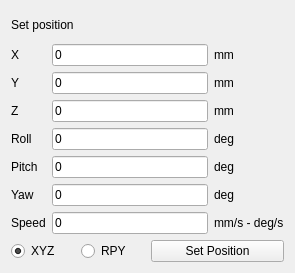
   <widget class="QWidget" name="layoutWidget">
    <property name="geometry">
     <rect>
      <x>551</x>
      <y>-7</y>
      <width>295</width>
      <height>273</height>
     </rect>
    </property>
    <layout class="QVBoxLayout" name="verticalLayout_11">
     <item>
      <widget class="QLabel" name="label_11">
       <property name="text">
        <string>Set position</string>
       </property>
      </widget>
     </item>
     <item>
      <layout class="QHBoxLayout" name="horizontalLayout_3">
       <item>
        <layout class="QVBoxLayout" name="verticalLayout_8">
         <item>
          <widget class="QLabel" name="label_12">
           <property name="text">
            <string>X</string>
           </property>
          </widget>
         </item>
         <item>
          <widget class="QLabel" name="label_13">
           <property name="text">
            <string>Y</string>
           </property>
          </widget>
         </item>
         <item>
          <widget class="QLabel" name="label_14">
           <property name="text">
            <string>Z</string>
           </property>
          </widget>
         </item>
         <item>
          <widget class="QLabel" name="label_15">
           <property name="text">
            <string>Roll</string>
           </property>
          </widget>
         </item>
         <item>
          <widget class="QLabel" name="label_16">
           <property name="text">
            <string>Pitch</string>
           </property>
          </widget>
         </item>
         <item>
          <widget class="QLabel" name="label_17">
           <property name="text">
            <string>Yaw</string>
           </property>
          </widget>
         </item>
         <item>
          <widget class="QLabel" name="label_18">
           <property name="text">
            <string>Speed</string>
           </property>
          </widget>
         </item>
        </layout>
       </item>
       <item>
        <layout class="QVBoxLayout" name="verticalLayout_7">
         <item>
          <widget class="QLineEdit" name="txt_setX">
           <property name="text">
            <string>0</string>
           </property>
          </widget>
         </item>
         <item>
          <widget class="QLineEdit" name="txt_setY">
           <property name="text">
            <string>0</string>
           </property>
          </widget>
         </item>
         <item>
          <widget class="QLineEdit" name="txt_setZ">
           <property name="text">
            <string>0</string>
           </property>
          </widget>
         </item>
         <item>
          <widget class="QLineEdit" name="txt_setRoll">
           <property name="text">
            <string>0</string>
           </property>
          </widget>
         </item>
         <item>
          <widget class="QLineEdit" name="txt_setPitch">
           <property name="text">
            <string>0</string>
           </property>
          </widget>
         </item>
         <item>
          <widget class="QLineEdit" name="txt_setYaw">
           <property name="text">
            <string>0</string>
           </property>
          </widget>
         </item>
         <item>
          <widget class="QLineEdit" name="txt_setSpeed">
           <property name="text">
            <string>0</string>
           </property>
          </widget>
         </item>
        </layout>
       </item>
       <item>
        <layout class="QVBoxLayout" name="verticalLayout_10">
         <item>
          <widget class="QLabel" name="label_19">
           <property name="text">
            <string>mm</string>
           </property>
          </widget>
         </item>
         <item>
          <widget class="QLabel" name="label_20">
           <property name="text">
            <string>mm</string>
           </property>
          </widget>
         </item>
         <item>
          <widget class="QLabel" name="label_21">
           <property name="text">
            <string>mm</string>
           </property>
          </widget>
         </item>
         <item>
          <widget class="QLabel" name="label_22">
           <property name="text">
            <string>deg</string>
           </property>
          </widget>
         </item>
         <item>
          <widget class="QLabel" name="label_23">
           <property name="text">
            <string>deg</string>
           </property>
          </widget>
         </item>
         <item>
          <widget class="QLabel" name="label_24">
           <property name="text">
            <string>deg</string>
           </property>
          </widget>
         </item>
         <item>
          <widget class="QLabel" name="label_25">
           <property name="text">
            <string>mm/s - deg/s</string>
           </property>
          </widget>
         </item>
        </layout>
       </item>
      </layout>
     </item>
     <item>
      <layout class="QHBoxLayout" name="horizontalLayout_6">
       <item>
        <layout class="QHBoxLayout" name="horizontalLayout_4">
         <item>
          <widget class="QRadioButton" name="rbtn_xyz">
           <property name="text">
            <string>XYZ</string>
           </property>
           <property name="checked">
            <bool>true</bool>
           </property>
          </widget>
         </item>
         <item>
          <widget class="QRadioButton" name="rbtn_rpy">
           <property name="text">
            <string>RPY</string>
           </property>
          </widget>
         </item>
        </layout>
       </item>
       <item>
        <widget class="QPushButton" name="pushButton_2">
         <property name="text">
          <string>Set Position</string>
         </property>
        </widget>
       </item>
      </layout>
     </item>
    </layout>
   </widget>
